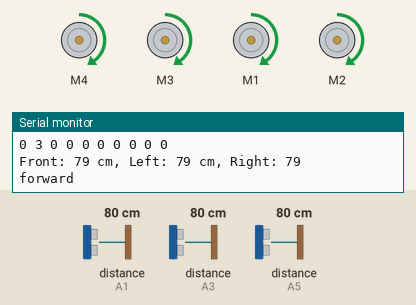
This sketch was run on a simulated Arduino Uno, built for the host (arithmetic inside an expression is 32-bit, double 64-bit). On the bench: 4 × DC motor (green arrow = forward, orange = backward, longer = faster), the last lines printed to the serial monitor. Wiring (inferred from the names in the program): 3 × ultrasonic range finder: trigger A0, echo A1 / trigger A2, echo A3 / trigger A4, echo A5. The test bench sets the inputs (shaded band); at power-on: distance to the obstacle (sensors on A1, A5, A3) 80 cm. The echo pulse lasts 58.3 µs per cm.

Above: at 3.0 s.
3.1 s: distance to the obstacle (sensor on A1) set to 2 cm
At 5.0 s:
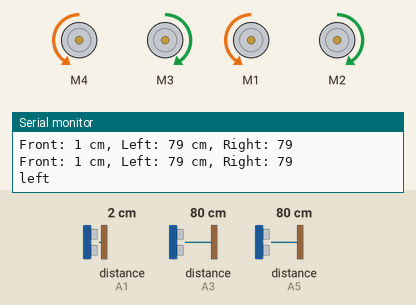
6.7 s: distance to the obstacle (sensor on A5) set to 2 cm
At 8.6 s:
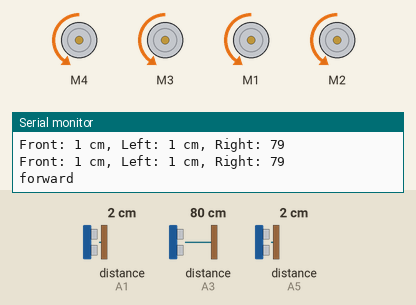
Timing chart, 0 to 25.7 s (numbered marks = the images above; inputs shaded):
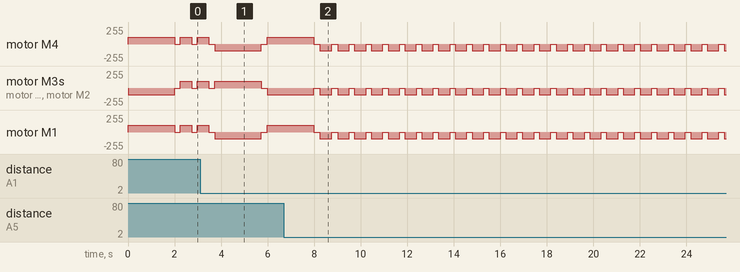

Measured:
- by itself, motor M4, motor M3, motor M1, motor M2: alternates backward 100/255 for 0.50 s and stopped for 0.22 s

The sketch:

car_code.ino
```cpp
#include <AFMotor.h> // Include motor shield library
#include <ArduinoSTL.h> // to use stl functions
#include <vector> // for matrix
#include <queue> // queue for bfs
#include <cstdint> // for uint8_t

// for comfort
using std::queue;
using std::vector;

// Create motor objects
AF_DCMotor motor1(4); // Front-Left Motor
AF_DCMotor motor2(3); // Front-Right Motor
AF_DCMotor motor3(1); // Rear-Left Motor
AF_DCMotor motor4(2); // Rear-Right Motor

// Ultrasonic Sensor Pins
const int trigFront = A0;
const int echoFront = A1;

const int trigLeft = A4;
const int echoLeft = A5;

const int trigRight = A2;
const int echoRight = A3;

///////////////////////// constants
// distance from sensor to determine wall (in cm)
#define WALL_DISTANCE  5

// movement duration
#define ROTATION_DURATION 2000
#define FORWARD_DURATION 500

// maze dimantions
#define MAZE_HEIGHT 10
#define MAZE_WIDTH 10

// directions
#define NORTH 1
#define SOUTH 2
#define WEST 3
#define EAST 4

const int directions[4][2] = { {1, 0}, {-1, 0}, {0, 1}, {0, -1} }; // directions to check around the current cell
///////////////////////// end of constants


// arduino Setup
void setup() {
  // Initialize motors
  motor1.setSpeed(100); // Speed ranges from 0-255
  motor2.setSpeed(100);
  motor3.setSpeed(100);
  motor4.setSpeed(100);

  // Initialize ultrasonic sensor pins
  pinMode(trigFront, OUTPUT);
  pinMode(echoFront, INPUT);

  pinMode(trigLeft, OUTPUT);
  pinMode(echoLeft, INPUT);

  pinMode(trigRight, OUTPUT);
  pinMode(echoRight, INPUT);

  Serial.begin(9600); // For debugging
}

///////////////////////////// arduino functions
// Function to measure distance from ultrasonic sensor
long measureDistance(int trigPin, int echoPin) {
  digitalWrite(trigPin, LOW);
  delayMicroseconds(2);
  digitalWrite(trigPin, HIGH);
  delayMicroseconds(10);
  digitalWrite(trigPin, LOW);

  long duration = pulseIn(echoPin, HIGH);
  long distance = (duration * 0.034) / 2; // Convert to cm
  return distance;
}


// Function to stop all motors
void stopMotors() {
  motor1.run(RELEASE);
  motor2.run(RELEASE);
  motor3.run(RELEASE);
  motor4.run(RELEASE);
}

// fuction to turn around
void moveBackward() {
  Serial.println("forward ");
  motor1.run(BACKWARD);
  motor2.run(BACKWARD);
  motor3.run(BACKWARD);
  motor4.run(BACKWARD);
  delay(FORWARD_DURATION);
  stopMotors();
}

// Function to move forward
void moveForward() {
  Serial.println("forward ");
  motor1.run(FORWARD);
  motor2.run(FORWARD);
  motor3.run(FORWARD);
  motor4.run(FORWARD);
  delay(FORWARD_DURATION);
  stopMotors();
}


// Function to rotate left
void rotateLeft() {
  Serial.println("left ");
  motor1.run(BACKWARD);
  motor2.run(FORWARD);
  motor3.run(BACKWARD);
  motor4.run(FORWARD);
  delay(ROTATION_DURATION);
  stopMotors();
}

// Function to rotate right
void rotateRight() {
  Serial.println("right ");
  motor1.run(FORWARD);
  motor2.run(BACKWARD);
  motor3.run(FORWARD);
  motor4.run(BACKWARD);
  delay(ROTATION_DURATION);
  stopMotors();
}
 bool turn = true;
///////////////////////////// end of arduino functions

//////////////////////////// functions
// check if  a point is inside the maze
bool isValid(const std::vector<uint8_t>& point) {
    return 0 <= point[1] && point[1] < MAZE_HEIGHT && 0 <= point[0] && point[0] < MAZE_WIDTH;
}

// calculate distance from all cells to target using bfs (no wall between cells is like edge between vertices)
void calculate_distance(const vector<vector<uint8_t>>& maze, const vector<uint8_t>& target, vector<vector<uint8_t>>& distances) {
  uint8_t current_distance; //used to keep current cells distance to calculate next cells
  vector<uint8_t> current_point(2);//the points well be checking
  vector<uint8_t> neighbor(2);

  // reset distances matrix, 5 mark unvisited cells
  for (auto& row : distances) {
      std::fill(row.begin(), row.end(), 5);
  }
  queue<vector<uint8_t>> bfs_queue; // a queue of cell coardinets (2 size vector), to manage searched cells

  distances[target[1]][target[0]] = 0; // the distance from the target to itself
  bfs_queue.push(target);


  //bfs loop
  while (!bfs_queue.empty()) {

      current_point = bfs_queue.front(); // retrive the current point to calculate
      bfs_queue.pop();
      current_distance = distances[current_point[1]][current_point[0]];// current point distance from target used to calculate the distance form its neighbors

      // check every cell's neighbors
      for (auto direction : directions) {

          neighbor[0] = current_point[0] + direction[0];
          neighbor[1] = current_point[1] + direction[1];
          if (isValid(neighbor)) { // if the neighbor is inside the maze

              // if the neighbor isnt a wall and unvisited
              if (maze[neighbor[1]][neighbor[0]] == 0 && distances[neighbor[1]][neighbor[0]] == 5) {
                  distances[neighbor[1]][neighbor[0]] = current_distance + 1;
                  bfs_queue.push(neighbor);
              }

          }
      }
  }
}

// return new wall location according to the sensors reading
// if wall was found on the left
vector<uint8_t> left_wall_location(const vector<uint8_t>& currentLocation, int currentDirection) {

    vector<uint8_t> new_wall(currentLocation);// the location of the new walls
    switch (currentDirection)
    {
    case NORTH:
        if (currentLocation[0] - 1 >= 0) {// uint cant be negative
            new_wall[0] -= 1;
        }
        return new_wall;
        break;

    case SOUTH:
        new_wall[0] += 1;
        return new_wall;
        break;

    case WEST:
        if (currentLocation[1] - 1 >= 0) {// uint cant be negative
            new_wall[1] -= 1;
        }
        return new_wall;
        break;
    case EAST:
        new_wall[1] += 1;
        return new_wall;
        break;
    default:
        break;
    }
}

// if wall was found on the right
vector<uint8_t> right_wall_location(const vector<uint8_t>& currentLocation, int currentDirection) {

    vector<uint8_t> new_wall(currentLocation);// the location of the new walls
    switch (currentDirection)
    {
    case SOUTH:
        if (currentLocation[0] - 1 >= 0) {// uint cant be negative
            new_wall[0] -= 1;
        }
        return new_wall;
        break;

    case NORTH:
        new_wall[0] += 1;
        return new_wall;
        break;

    case EAST:
        if (currentLocation[1] - 1 >= 0) {// uint cant be negative
            new_wall[1] -= 1;
        }
        return new_wall;
        break;
    case WEST:
        new_wall[1] += 1;
        return new_wall;
        break;
    default:
        break;
    }
}

// if wall was found in the front sensor
vector<uint8_t> front_wall_location(const vector<uint8_t>& currentLocation, int currentDirection) {

    vector<uint8_t> new_wall(currentLocation);// the location of the new walls
    switch (currentDirection)
    {
    case SOUTH:
        if (currentLocation[1] - 1 >= 0) {// uint cant be negative
            new_wall[1] -= 1;
        }
        return new_wall;
        break;

    case NORTH:
        new_wall[1] += 1;
        return new_wall;
        break;

    case WEST:
        if (currentLocation[0] - 1 >= 0) {// uint cant be negative
            new_wall[0] -= 1;
        }
        return new_wall;
        break;
    case EAST:
        new_wall[0] += 1;
        return new_wall;
        break;

    default:
        break;
    }
}

// handle sensors reading and update robot maze if needed
bool find_new_walls(long frontDistance, long rightDistance, long leftDistance, vector<vector<uint8_t>>& robot_maze, const vector<uint8_t>&  currentLocation, int currentDirection) {

    vector<uint8_t> new_wall;// new wall potential location
    bool wall_found = false; // check if new wall was found


    // check left cell for wall
    if (leftDistance < WALL_DISTANCE) {
        new_wall = left_wall_location(currentLocation, currentDirection);
        if (isValid(new_wall)) {
            if (robot_maze[new_wall[1]][new_wall[0]] == 0) {//check if the robot doesnt know the wall already
                robot_maze[new_wall[1]][new_wall[0]] = 1;
                wall_found = true;
            }
        }
    }
    // check right cell for wall
    if (rightDistance < WALL_DISTANCE) {
        new_wall = right_wall_location(currentLocation, currentDirection);
        if (isValid(new_wall)) {
            if (robot_maze[new_wall[1]][new_wall[0]] == 0) {//check if the robot doesnt know the wall already
                robot_maze[new_wall[1]][new_wall[0]] = 1;
                wall_found = true;
            }
        }
    }
    // check front cell for wall
    if (frontDistance < WALL_DISTANCE) {
        new_wall = front_wall_location(currentLocation, currentDirection);
        if (isValid(new_wall)) {
            if (robot_maze[new_wall[1]][new_wall[0]] == 0) {//check if the robot doesnt know the wall already
                robot_maze[new_wall[1]][new_wall[0]] = 1;
                wall_found = true;
            }
        }
    }
    return wall_found;
}


// move robot according to cells direction and current robots direction
void facingNORTH(int currentDirection, const vector<uint8_t>& currentLocation, const vector<uint8_t>& nextLocation) {
    if (currentLocation[0] < nextLocation[0]) {
        rotateRight();
        std::cout << "right" << std::endl;
    }
    if (currentLocation[0] > nextLocation[0]) {
        rotateLeft();
        std::cout << "left" << std::endl;
    }
    if (currentLocation[1] < nextLocation[1]) {
        moveForward();
        std::cout << "forward" << std::endl;
    }
    if (currentLocation[1] > nextLocation[1]) {
        moveBackward();
        std::cout << "back" << std::endl;
    }
}

void facingSOUTH(int currentDirection, const vector<uint8_t>& currentLocation, const vector<uint8_t>& nextLocation) {
    if (currentLocation[0] < nextLocation[0]) {
        rotateLeft();
        std::cout << "left" << std::endl;
    }
    if (currentLocation[0] > nextLocation[0]) {
        rotateRight();
        std::cout << "right" << std::endl;
    }
    if (currentLocation[1] < nextLocation[1]) {
        moveForward();
        std::cout << "back" << std::endl;
    }
    if (currentLocation[1] > nextLocation[1]) {
        moveBackward();
        std::cout << "forward" << std::endl;
    }
}

void facingEAST(int currentDirection, const vector<uint8_t>& currentLocation, const vector<uint8_t>& nextLocation) {
    if (currentLocation[0] < nextLocation[0]) {
        moveForward();
        std::cout << "forward" << std::endl;
    }
    if (currentLocation[0] > nextLocation[0]) {
        moveBackward();
        std::cout << "back" << std::endl;
    }
    if (currentLocation[1] < nextLocation[1]) {
        rotateLeft();
        std::cout << "left" << std::endl;
    }
    if (currentLocation[1] > nextLocation[1]) {
        rotateRight();
        std::cout << "right" << std::endl;
    }
}

void facingWEST(int currentDirection, const vector<uint8_t>& currentLocation, const vector<uint8_t>& nextLocation) {
    if (currentLocation[0] < nextLocation[0]) {
        moveBackward();
        std::cout << "back" << std::endl;
    }
    if (currentLocation[0] > nextLocation[0]) {
        moveForward();
        std::cout << "forward" << std::endl;
    }
    if (currentLocation[1] < nextLocation[1]) {
        rotateRight();
        std::cout << "right" << std::endl;
    }
    if (currentLocation[1] > nextLocation[1]) {
        rotateLeft();
        std::cout << "left" << std::endl;
    }
}

// return the new direction after movement
int new_direction(const vector<uint8_t>& currentLocation, const vector<uint8_t>& nextLocation) {
    if (currentLocation[0] < nextLocation[0]) {
        return EAST;
    }
    if (currentLocation[0] > nextLocation[0]) {
        return WEST;
    }
    if (currentLocation[1] < nextLocation[1]) {
        return NORTH;
    }
    if (currentLocation[1] > nextLocation[1]) {
        return SOUTH;
    }
}

/////////////////////////// end of functions


//////////////////////////// global variables

// start and finish location
vector<uint8_t> start = { 0,0 };
vector<uint8_t> target = { 8,8 };

vector<vector<uint8_t>> robot_maze(MAZE_HEIGHT, vector<uint8_t>(MAZE_WIDTH, 0));// initilize the robots maze to be without walls

bool walls_found = false;// to check if new walls was found this iteration, to update distances
vector<uint8_t> current_position = start; // the robot starting position

vector<vector<uint8_t>> distances(MAZE_HEIGHT, vector<uint8_t>(MAZE_WIDTH, 0)); // create the distances matrix, and update it with the current maze according to teh robot
//calculate_distance(robot_maze, target, distances);

int current_direction = NORTH;// the robot starting facing north
int min_distance = -1; // to find the neighbor with the lowest distance to move to, -1 for not initilized

vector<uint8_t> neighbor(2);// initilize neighbors point vectors
vector<uint8_t> min_distance_neighbor(2);

/////////////////////////// end of global variables

// main loop
void loop() {
  // Measure distances
  long frontDistance = measureDistance(trigFront, echoFront);
  long leftDistance = measureDistance(trigLeft, echoLeft);
  long rightDistance = measureDistance(trigRight, echoRight);

  // Debugging distances
  Serial.print("Front: ");  Serial.print(frontDistance); Serial.print(" cm, ");
  Serial.print("Left: ");   Serial.print(leftDistance); Serial.print(" cm, ");
  Serial.print("Right: ");  Serial.println(rightDistance);

  if (current_position == target) {// finish if the robot reached target
    return;
  }

  // check for walls using the sensors and update maze
  walls_found = find_new_walls(frontDistance, rightDistance, leftDistance, robot_maze, current_position, current_direction);

  // check cell's neighbors to decide where to move and find walls
  for (auto direction : directions) {
    neighbor[0] = current_position[0] + direction[0];
    neighbor[1] = current_position[1] + direction[1];

    if (isValid(neighbor)) { // if the neighbor is inside the maze
        // if the cell is a wall move to check othe cells
        if (robot_maze[neighbor[1]][neighbor[0]] != 1) {
            // update the current position to be the free neighbor closest to the target
            if (distances[neighbor[1]][neighbor[0]] < min_distance || min_distance == -1) {
                min_distance = distances[neighbor[1]][neighbor[0]];
                min_distance_neighbor = neighbor;
            }
        }
    }
  }

    // update the distances matrix if new walls were found
  if (walls_found) {
      calculate_distance(robot_maze, target, distances);
      walls_found = false;
  }
  else {
      // move robot according to its current duration
      switch (current_direction){
      case NORTH:
          facingNORTH(current_direction, current_position, min_distance_neighbor);
          break;

      case SOUTH:
          facingSOUTH(current_direction, current_position, min_distance_neighbor);
          break;

      case WEST:
          facingWEST(current_direction, current_position, min_distance_neighbor);
          break;

      case EAST:
          facingEAST(current_direction, current_position, min_distance_neighbor);
          break;
      default:
          break;
      }

      ////////////////////////////////////// for debug
      // send the robot maze using serial bluetooth the maze with 3 as the current robot location
      for (int i = MAZE_HEIGHT - 1; i >= 0; i--)
      {
        for (int j = 0; j < MAZE_WIDTH; j++) {
            if (current_position[0] == j && current_position[1] == i) {
                Serial.print("3 ");
            }
            else {
                if (robot_maze[i][j] == 1) {
                    Serial.print("1 ");
                }
                else {
                    Serial.print("0 ");
                }
            }
        }
        Serial.println();
      }
      Serial.println();
      Serial.println();
      Serial.println();
      ///////////////////////////////////// end of debug

      current_direction = new_direction(current_position, min_distance_neighbor); // update direction
      current_position = min_distance_neighbor;// move robot to the neighbor thats closest to the target in the robots matrix
    }

    min_distance = -1; // resets the minimum distance for next iteration
    delay(10); // Small delay for stability

}
```
